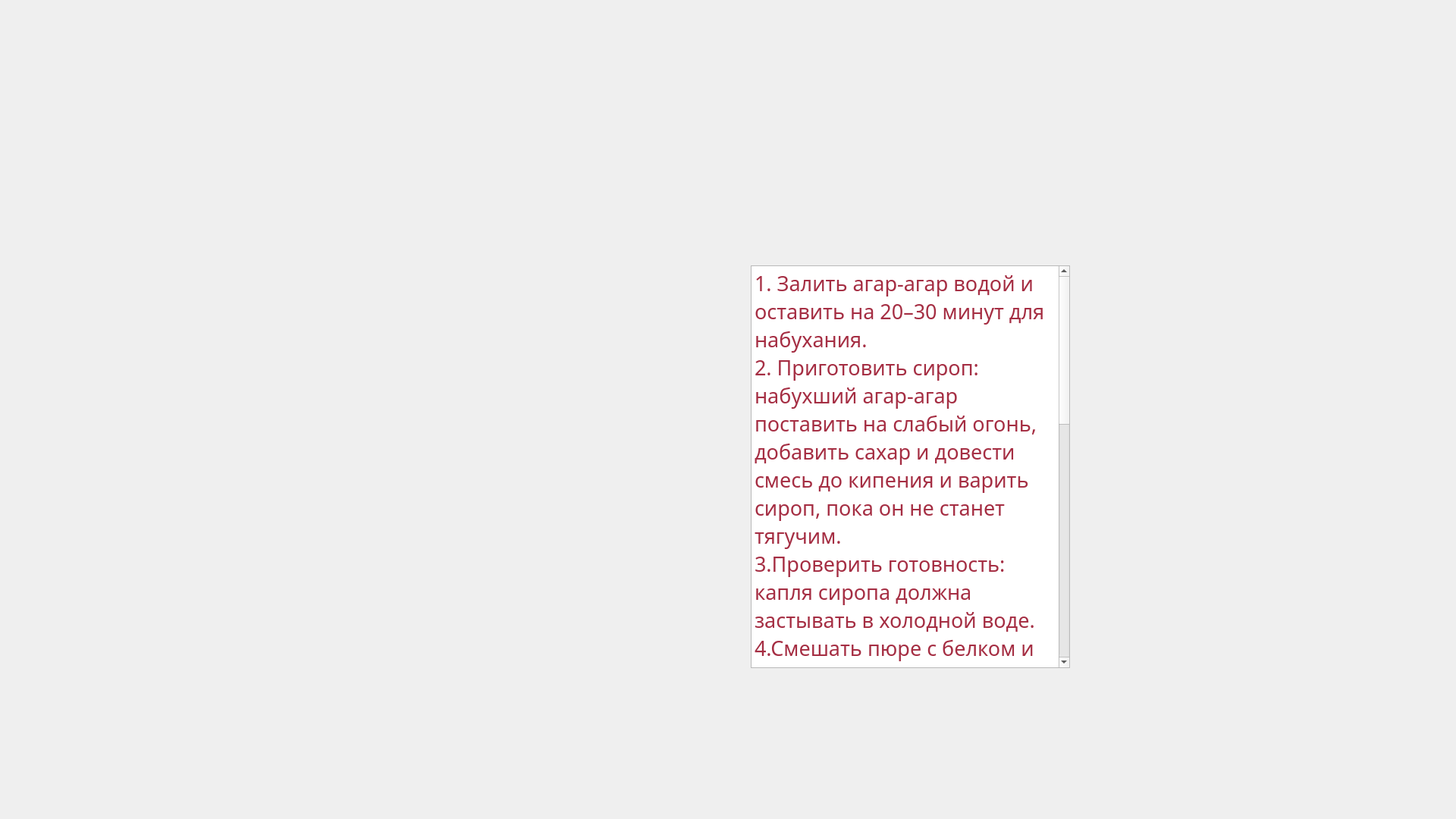
<?xml version="1.0" encoding="UTF-8"?>
<ui version="4.0">
 <class>Form</class>
 <widget class="QWidget" name="Form">
  <property name="geometry">
   <rect>
    <x>0</x>
    <y>0</y>
    <width>1920</width>
    <height>1080</height>
   </rect>
  </property>
  <property name="minimumSize">
   <size>
    <width>1920</width>
    <height>1080</height>
   </size>
  </property>
  <property name="maximumSize">
   <size>
    <width>1920</width>
    <height>1080</height>
   </size>
  </property>
  <property name="font">
   <font>
    <family>Epilepsy Sans</family>
   </font>
  </property>
  <property name="windowTitle">
   <string>Рецепт</string>
  </property>
  <widget class="QPushButton" name="exit_button">
   <property name="geometry">
    <rect>
     <x>1372</x>
     <y>140</y>
     <width>61</width>
     <height>51</height>
    </rect>
   </property>
   <property name="text">
    <string/>
   </property>
   <property name="flat">
    <bool>true</bool>
   </property>
  </widget>
  <widget class="QPlainTextEdit" name="plainTextEdit">
   <property name="geometry">
    <rect>
     <x>990</x>
     <y>350</y>
     <width>421</width>
     <height>531</height>
    </rect>
   </property>
   <property name="palette">
    <palette>
     <active>
      <colorrole role="Text">
       <brush brushstyle="SolidPattern">
        <color alpha="255">
         <red>165</red>
         <green>46</green>
         <blue>67</blue>
        </color>
       </brush>
      </colorrole>
     </active>
     <inactive>
      <colorrole role="Text">
       <brush brushstyle="SolidPattern">
        <color alpha="255">
         <red>165</red>
         <green>46</green>
         <blue>67</blue>
        </color>
       </brush>
      </colorrole>
     </inactive>
     <disabled>
      <colorrole role="Text">
       <brush brushstyle="SolidPattern">
        <color alpha="255">
         <red>120</red>
         <green>120</green>
         <blue>120</blue>
        </color>
       </brush>
      </colorrole>
     </disabled>
    </palette>
   </property>
   <property name="font">
    <font>
     <pointsize>20</pointsize>
    </font>
   </property>
   <property name="tabChangesFocus">
    <bool>false</bool>
   </property>
   <property name="readOnly">
    <bool>true</bool>
   </property>
   <property name="plainText">
    <string>1. Залить агар-агар водой и оставить на 20–30 минут для набухания.
2. Приготовить сироп: набухший агар-агар поставить на слабый огонь, добавить сахар и довести смесь до кипения и варить сироп, пока он не станет тягучим. 
3.Проверить готовность: капля сиропа должна застывать в холодной воде. 
4.Смешать пюре с белком и взбивать миксером на высокой скорости, пока масса не станет светлой и воздушной. 
5. Соединить сироп и пюре: не прекращая взбивать пюре с белком, тонкой струйкой влить горячий сироп. Продолжайте взбивать смесь.
6. Сформировать зефир: переложить массу в кондитерский мешок, отсадить небольшие порции зефира на пергаментную бумагу. Оставить застывать при комнатной температуре на 12–24 часа.  
Соединить половинки зефира друг с другом и при желании присыпать сахарной пудрой.</string>
   </property>
   <property name="centerOnScroll">
    <bool>false</bool>
   </property>
  </widget>
  <widget class="QLabel" name="label">
   <property name="geometry">
    <rect>
     <x>-6</x>
     <y>-5</y>
     <width>1931</width>
     <height>1091</height>
    </rect>
   </property>
   <property name="text">
    <string/>
   </property>
   <property name="pixmap">
    <pixmap>marshmallow.png</pixmap>
   </property>
   <property name="scaledContents">
    <bool>true</bool>
   </property>
  </widget>
  <zorder>label</zorder>
  <zorder>exit_button</zorder>
  <zorder>plainTextEdit</zorder>
 </widget>
 <resources/>
 <connections/>
</ui>
